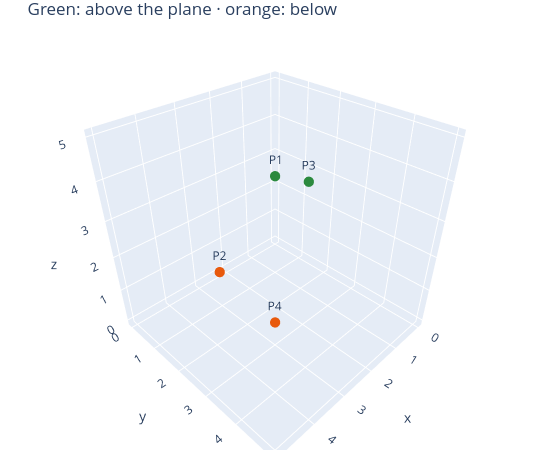

Write notebook code for a chart like this one.
### Code cell
gx, gy = np.meshgrid(np.linspace(0, 5, 10), np.linspace(0, 5, 10))
colors = np.where(side > 0, "#2b8a3e", "#e8590c")

fig = go.Figure()
fig.add_trace(go.Surface(x=gx, y=gy, z=plane_height(gx, gy), opacity=0.5,
                         colorscale=[[0, "#91a7ff"], [1, "#91a7ff"]], showscale=False, name="plane"))
fig.add_trace(go.Scatter3d(x=P[:, 0], y=P[:, 1], z=P[:, 2], mode="markers+text", text=labels,
                           marker=dict(size=6, color=colors), name="points"))
fig.update_layout(width=550, height=450, margin=dict(l=0, r=0, t=30, b=0),
                  title="Green: above the plane · orange: below",
                  scene=dict(xaxis_title="x", yaxis_title="y", zaxis_title="z"))
fig.show()
